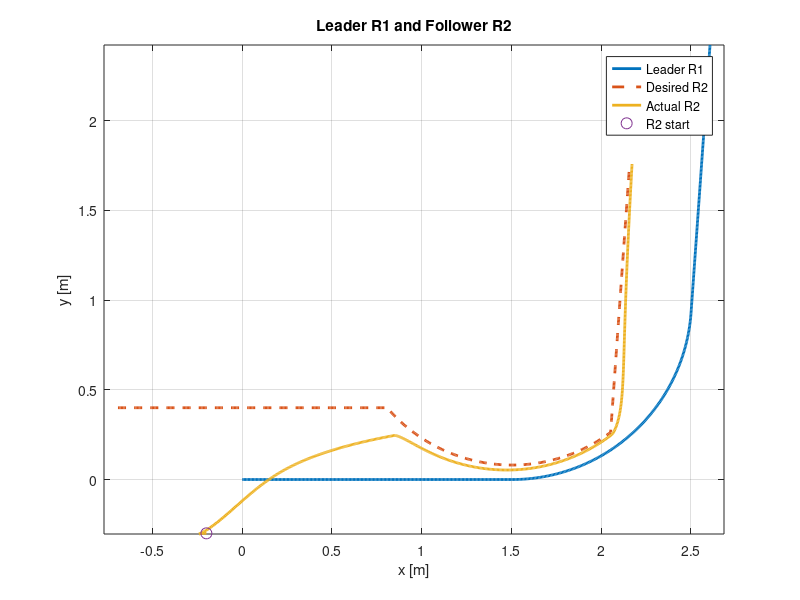
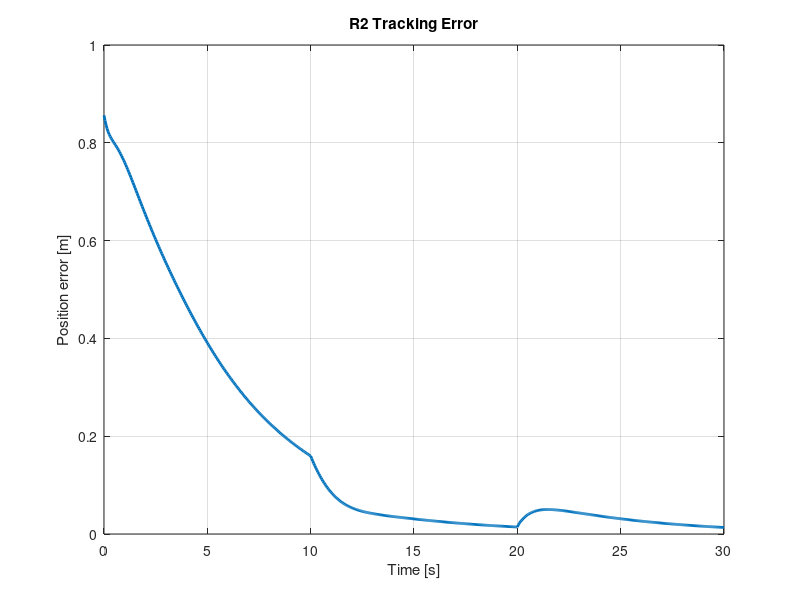
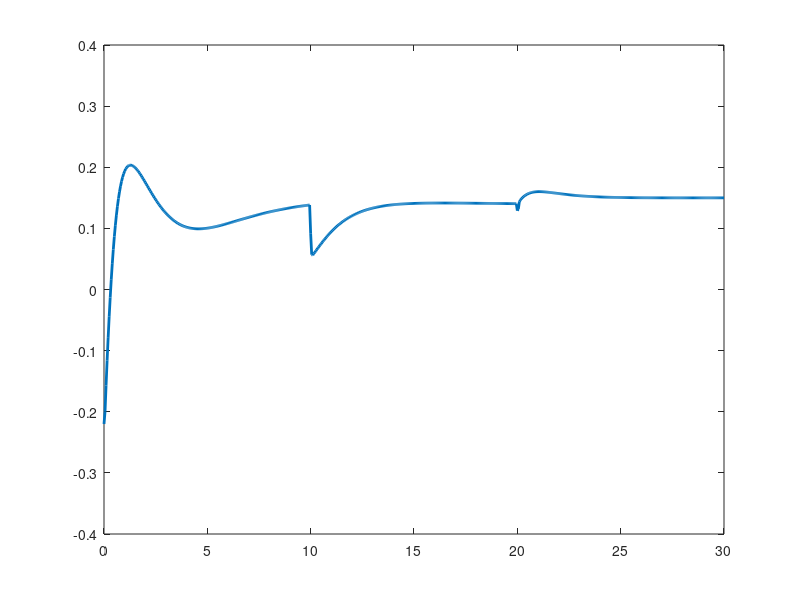

These charts were generated, in order, by the following MATLAB code: (Note: this script raises an error after producing the figures.)
%% STEP 4 - FOLLOWER R2 TRACKING
clear;
clc;
close all;

%% 1. Thoi gian mo phong
dt = 0.05;
T  = 30;

t = 0:dt:T;
N = length(t);

%% =========================================================
% 2. LEADER R1
% ==========================================================

x1     = zeros(1,N);
y1     = zeros(1,N);
theta1 = zeros(1,N);

v1     = zeros(1,N);
omega1 = zeros(1,N);

x1(1) = 0;
y1(1) = 0;
theta1(1) = 0;

for k = 1:N-1

    v1(k) = 0.15;

    if t(k) < 10

        omega1(k) = 0;

    elseif t(k) < 20

        omega1(k) = 0.15;

    else

        omega1(k) = 0;

    end

    x1(k+1) = x1(k) ...
        + v1(k)*cos(theta1(k))*dt;

    y1(k+1) = y1(k) ...
        + v1(k)*sin(theta1(k))*dt;

    theta1(k+1) = theta1(k) ...
        + omega1(k)*dt;

end

v1(end) = v1(end-1);
omega1(end) = omega1(end-1);

%% =========================================================
% 3. TAO QUY DAO MONG MUON CHO R2
% ==========================================================

d = 0.8;

% R2 nam phia sau - ben trai Leader
r2x = -sqrt(3)/2*d;
r2y =  1/2*d;

x2d = zeros(1,N);
y2d = zeros(1,N);

for k = 1:N

    x2d(k) = x1(k) ...
        + cos(theta1(k))*r2x ...
        - sin(theta1(k))*r2y;

    y2d(k) = y1(k) ...
        + sin(theta1(k))*r2x ...
        + cos(theta1(k))*r2y;

end

%% =========================================================
% 4. TINH VAN TOC CUA QUY DAO MONG MUON R2
% ==========================================================

dx2d = gradient(x2d,dt);
dy2d = gradient(y2d,dt);

% Toc do tuyen tinh mong muon
v2d = sqrt(dx2d.^2 + dy2d.^2);

% Huong tiep tuyen cua quy dao mong muon
theta2d = atan2(dy2d,dx2d);

% unwrap tranh nhay tu pi sang -pi
theta2d = unwrap(theta2d);

% Toc do goc mong muon
omega2d = gradient(theta2d,dt);

%% =========================================================
% 5. TRANG THAI THUC TE CUA FOLLOWER R2
% ==========================================================

x2     = zeros(1,N);
y2     = zeros(1,N);
theta2 = zeros(1,N);

% Co tinh dat sai vi tri ban dau
x2(1) = -0.2;
y2(1) = -0.3;
theta2(1) = 0;

%% 6. Tin hieu dieu khien R2

v2     = zeros(1,N);
omega2 = zeros(1,N);

%% 7. Gain controller

kx = 0.8;
ky = 1.5;
ktheta = 1.5;

%% Gioi han TurtleBot3 Burger

vMax = 0.22;
omegaMax = 2.84;

%% =========================================================
% 8. CONTROLLER FOLLOWER R2
% ==========================================================

for k = 1:N-1

    % Sai so trong he toa do toan cuc
    px = x2d(k) - x2(k);
    py = y2d(k) - y2(k);

    % Sai so huong
    etheta = theta2d(k) - theta2(k);

    % Dua etheta ve [-pi, pi]
    etheta = atan2(sin(etheta),cos(etheta));

    % Chuyen sai so vi tri ve he toa do gan tren R2
    ex =  cos(theta2(k))*px ...
        + sin(theta2(k))*py;

    ey = -sin(theta2(k))*px ...
        + cos(theta2(k))*py;

    %% Luat dieu khien

    v2(k) = ...
        v2d(k)*cos(etheta) ...
        + kx*ex;

    omega2(k) = ...
        omega2d(k) ...
        + ky*ey ...
        + ktheta*sin(etheta);

    %% Saturation

    v2(k) = max(min(v2(k),vMax),-vMax);

    omega2(k) = ...
        max(min(omega2(k),omegaMax),-omegaMax);

    %% Dong hoc TurtleBot3 R2

    x2(k+1) = x2(k) ...
        + v2(k)*cos(theta2(k))*dt;

    y2(k+1) = y2(k) ...
        + v2(k)*sin(theta2(k))*dt;

    theta2(k+1) = theta2(k) ...
        + omega2(k)*dt;

end

v2(end) = v2(end-1);
omega2(end) = omega2(end-1);

%% =========================================================
% 9. SAI SO BAM
% ==========================================================

positionError = sqrt( ...
    (x2d-x2).^2 + ...
    (y2d-y2).^2 );

%% =========================================================
% 10. FIGURE 1 - QUY DAO
% ==========================================================

figure;

plot(x1,y1,...
    'LineWidth',2,...
    'DisplayName','Leader R1');

hold on;

plot(x2d,y2d,'--',...
    'LineWidth',2,...
    'DisplayName','Desired R2');

plot(x2,y2,...
    'LineWidth',2,...
    'DisplayName','Actual R2');

plot(x2(1),y2(1),'o',...
    'MarkerSize',8,...
    'DisplayName','R2 start');

grid on;
axis equal;

xlabel('x [m]');
ylabel('y [m]');

title('Leader R1 and Follower R2');

legend('Location','best');

%% =========================================================
% 11. FIGURE 2 - POSITION ERROR
% ==========================================================

figure;

plot(t,positionError,...
    'LineWidth',2);

grid on;

xlabel('Time [s]');
ylabel('Position error [m]');

title('R2 Tracking Error');

%% =========================================================
% 12. FIGURE 3 - LINEAR VELOCITY
% ==========================================================

figure;

plot(t,v2,...
    'LineWidth',2);

hold on;

yline(vMax,'--');
yline(-vMax,'--');

grid on;

xlabel('Time [s]');
ylabel('v_2 [m/s]');

title('R2 Linear Velocity');

%% =========================================================
% 13. FIGURE 4 - ANGULAR VELOCITY
% ==========================================================

figure;

plot(t,omega2,...
    'LineWidth',2);

grid on;

xlabel('Time [s]');
ylabel('\omega_2 [rad/s]');

title('R2 Angular Velocity');
